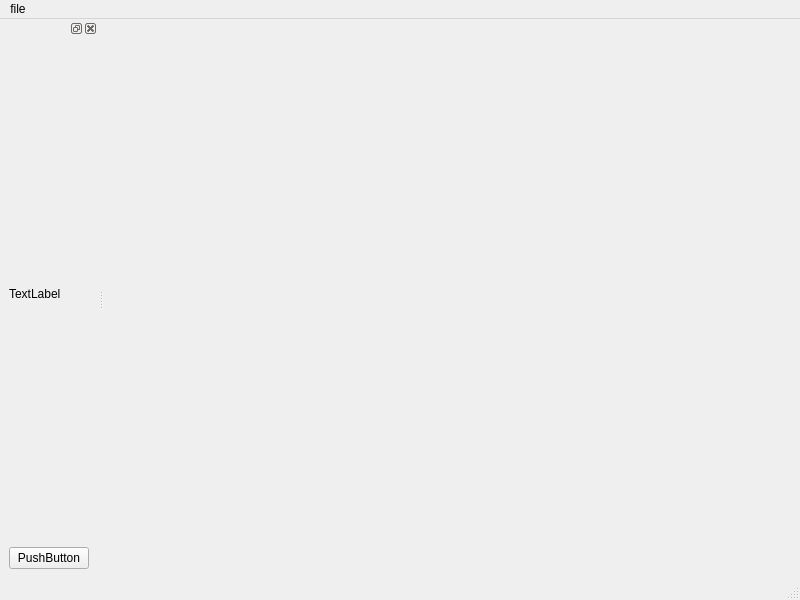
<?xml version="1.0" encoding="UTF-8"?>
<ui version="4.0">
 <class>MainWindow</class>
 <widget class="QMainWindow" name="MainWindow">
  <property name="geometry">
   <rect>
    <x>0</x>
    <y>0</y>
    <width>800</width>
    <height>600</height>
   </rect>
  </property>
  <property name="windowTitle">
   <string>MainWindow</string>
  </property>
  <widget class="QWidget" name="centralwidget"/>
  <widget class="QMenuBar" name="menubar">
   <property name="geometry">
    <rect>
     <x>0</x>
     <y>0</y>
     <width>800</width>
     <height>26</height>
    </rect>
   </property>
   <widget class="QMenu" name="menufile">
    <property name="title">
     <string>file</string>
    </property>
    <addaction name="actionopen"/>
   </widget>
   <addaction name="menufile"/>
  </widget>
  <widget class="QStatusBar" name="statusbar"/>
  <widget class="QDockWidget" name="dockWidget">
   <attribute name="dockWidgetArea">
    <number>1</number>
   </attribute>
   <widget class="QWidget" name="dockWidgetContents">
    <layout class="QVBoxLayout" name="verticalLayout">
     <item>
      <widget class="QLabel" name="label">
       <property name="text">
        <string>TextLabel</string>
       </property>
      </widget>
     </item>
     <item>
      <widget class="QPushButton" name="pushButton">
       <property name="text">
        <string>PushButton</string>
       </property>
      </widget>
     </item>
    </layout>
   </widget>
  </widget>
  <action name="actionopen">
   <property name="text">
    <string>open</string>
   </property>
  </action>
 </widget>
 <resources/>
 <connections>
  <connection>
   <sender>pushButton</sender>
   <signal>clicked()</signal>
   <receiver>label</receiver>
   <slot>close()</slot>
   <hints>
    <hint type="sourcelabel">
     <x>286</x>
     <y>299</y>
    </hint>
    <hint type="destinationlabel">
     <x>275</x>
     <y>233</y>
    </hint>
   </hints>
  </connection>
  <connection>
   <sender>menubar</sender>
   <signal>triggered(QAction*)</signal>
   <receiver>dockWidget</receiver>
   <slot>show()</slot>
   <hints>
    <hint type="sourcelabel">
     <x>399</x>
     <y>12</y>
    </hint>
    <hint type="destinationlabel">
     <x>57</x>
     <y>300</y>
    </hint>
   </hints>
  </connection>
 </connections>
</ui>
